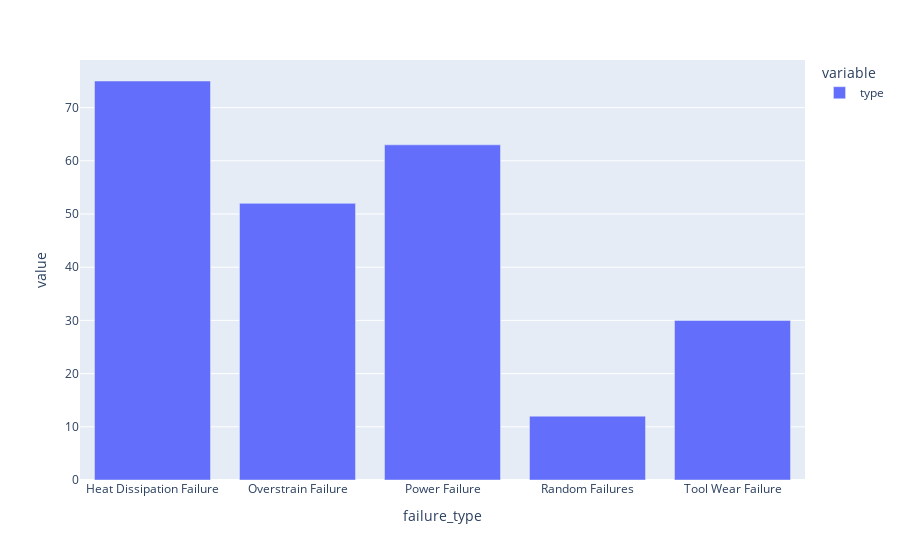

Here is the notebook cell this chart was saved with:
### Code cell
px.bar(df_categoricas[df_categoricas['failure_type'] != 'No Failure'].groupby('failure_type').count())

### Figure 1 — Plotly figure (JSON) as saved in the notebook; plotly's stock layout.template omitted (floating-point values rounded to 4 significant figures)
{"data": [{"alignmentgroup": "True", "hovertemplate": "variable=type<br>failure_type=%{x}<br>value=%{y}<extra></extra>", "legendgroup": "type", "marker": {"color": "#636efa", "pattern": {"shape": ""}}, "name": "type", "offsetgroup": "type", "orientation": "v", "showlegend": true, "textposition": "auto", "type": "bar", "x": ["Heat Dissipation Failure", "Overstrain Failure", "Power Failure", "Random Failures", "Tool Wear Failure"], "xaxis": "x", "y": [75, 52, 63, 12, 30], "yaxis": "y"}], "layout": {"barmode": "relative", "legend": {"title": {"text": "variable"}, "tracegroupgap": 0}, "margin": {"t": 60}, "xaxis": {"anchor": "y", "domain": [0, 1], "title": {"text": "failure_type"}}, "yaxis": {"anchor": "x", "domain": [0, 1], "title": {"text": "value"}}}}
